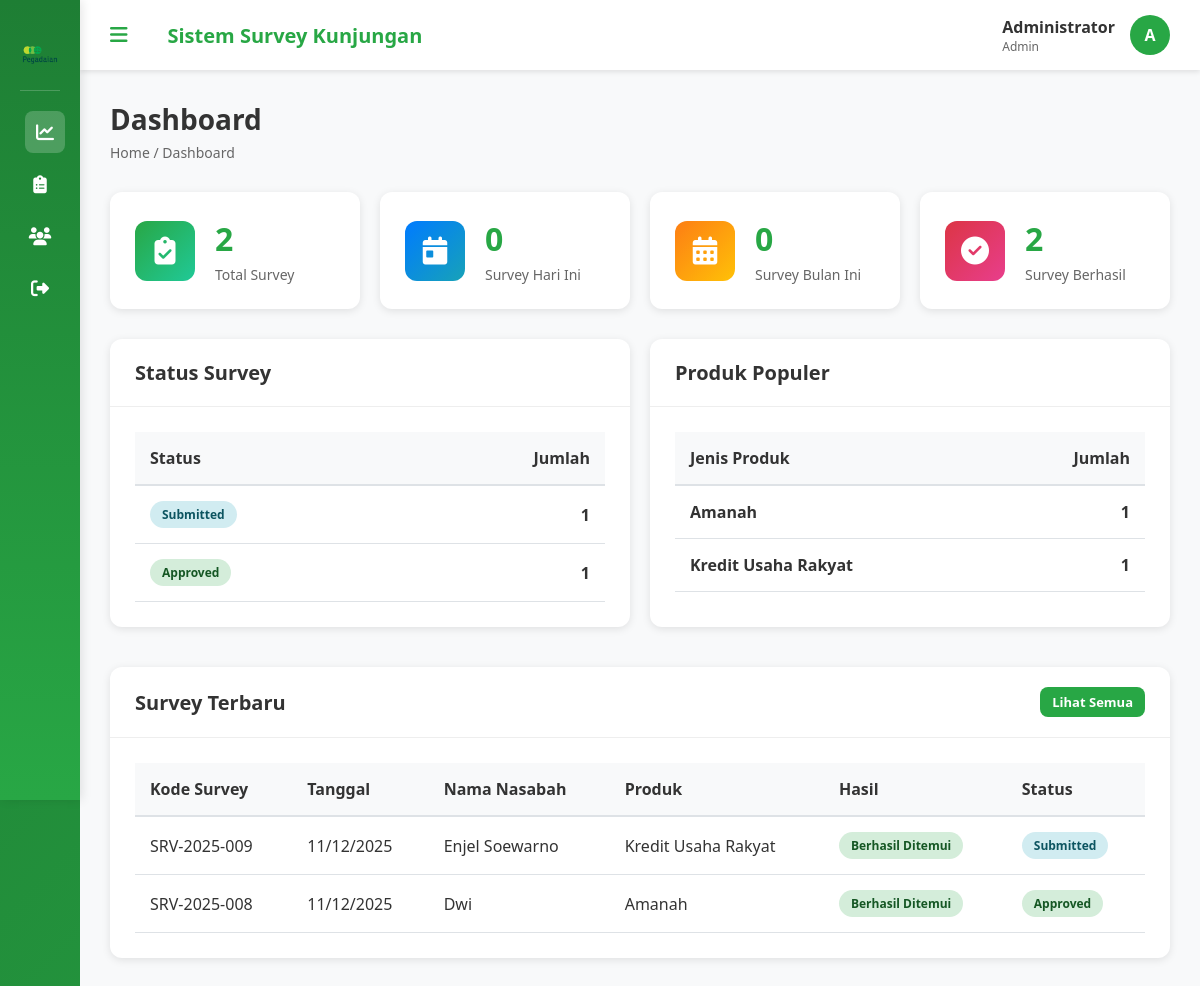
/dashboard.php (signed in), run on the app's committed database.
### tables this page shows
CREATE TABLE `survey_kunjungan` (
  `id` int(11) NOT NULL,
  `kode_survey` varchar(20) NOT NULL,
  `tanggal_kunjungan` date NOT NULL,
  `nama_nasabah` varchar(100) NOT NULL,
  `nik_nasabah` varchar(20) NOT NULL,
  `alamat_nasabah` text NOT NULL,
  `no_telepon` varchar(15) DEFAULT NULL,
  `jenis_produk` enum('Kupedes','Mulia Multimate','Kredit Usaha Rakyat','Arrum Ekspress Loan','Amanah','Krasida') NOT NULL,
  `nilai_transaksi` decimal(15,2) DEFAULT NULL,
  `tujuan_kunjungan` enum('Survey Awal','Follow Up','Penagihan','Verifikasi Data','Lainnya') NOT NULL,
  `hasil_kunjungan` enum('Berhasil Ditemui','Tidak Ada di Tempat','Pindah Alamat','Menolak','Proses Lanjut') NOT NULL,
  `catatan_surveyor` text DEFAULT NULL,
  `latitude` decimal(10,8) DEFAULT NULL,
  `longitude` decimal(11,8) DEFAULT NULL,
  `foto_bukti` varchar(255) DEFAULT NULL,
  `foto_ktp` varchar(255) DEFAULT NULL,
  `foto_dokumentasi` varchar(255) DEFAULT NULL,
  `status_survey` enum('Draft','Submitted','Approved','Rejected') DEFAULT 'Draft',
  `surveyor_id` int(11) DEFAULT NULL,
  `created_at` timestamp NOT NULL DEFAULT current_timestamp(),
  `updated_at` timestamp NOT NULL DEFAULT current_timestamp() ON UPDATE current_timestamp()
);

### dashboard.php (the view, shortened to what this page needs)
<?php
include 'includes/header.php';
$total_survey = $conn->query("SELECT COUNT(*) as total FROM survey_kunjungan")->fetch_assoc()['total'];
$survey_hari_ini = $conn->query("SELECT COUNT(*) as total FROM survey_kunjungan WHERE DATE(tanggal_kunjungan) = CURDATE()")->fetch_assoc()['total'];
$survey_bulan_ini = $conn->query("SELECT COUNT(*) as total FROM survey_kunjungan WHERE MONTH(tanggal_kunjungan) = MONTH(CURDATE()) AND YEAR(tanggal_kunjungan) = YEAR(CURDATE())")->fetch_assoc()['total'];
$survey_berhasil = $conn->query("SELECT COUNT(*) as total FROM survey_kunjungan WHERE hasil_kunjungan = 'Berhasil Ditemui'")->fetch_assoc()['total'];
$survey_terbaru = $conn->query("
    SELECT sk.*, u.nama_lengkap as nama_surveyor
    FROM survey_kunjungan sk
    LEFT JOIN users u ON sk.surveyor_id = u.id
    ORDER BY sk.created_at DESC
    LIMIT 5
");
$status_stats = $conn->query("
    SELECT status_survey, COUNT(*) as jumlah
    FROM survey_kunjungan
    GROUP BY status_survey
");
$produk_stats = $conn->query("
    SELECT jenis_produk, COUNT(*) as jumlah
    FROM survey_kunjungan
    GROUP BY jenis_produk
    ORDER BY jumlah DESC
    LIMIT 5
");
?>
<div class="page-header">
    <h1>Dashboard</h1>
    <p class="breadcrumb">Home / Dashboard</p>
</div>
<div class="stats-grid">
    <div class="stat-card">
        <div class="stat-icon green">
            <i class="fas fa-clipboard-check"></i>
        </div>
        <div class="stat-content">
            <h3><?php echo number_format($total_survey); ?></h3>
            <p>Total Survey</p>
        </div>
    </div>
    <div class="stat-card">
        <div class="stat-icon blue">
            <i class="fas fa-calendar-day"></i>
        </div>
        <div class="stat-content">
            <h3><?php echo number_format($survey_hari_ini); ?></h3>
            <p>Survey Hari Ini</p>
        </div>
    </div>
    <div class="stat-card">
        <div class="stat-icon orange">
            <i class="fas fa-calendar-alt"></i>
        </div>
        <div class="stat-content">
            <h3><?php echo number_format($survey_bulan_ini); ?></h3>
            <p>Survey Bulan Ini</p>
        </div>
    </div>
    <div class="stat-card">
        <div class="stat-icon red">
            <i class="fas fa-check-circle"></i>
        </div>
        <div class="stat-content">
            <h3><?php echo number_format($survey_berhasil); ?></h3>
            <p>Survey Berhasil</p>
        </div>
    </div>
</div>
<div style="display: grid; grid-template-columns: 1fr 1fr; gap: 20px; margin-bottom: 20px;">
    <div class="card">
        <div class="card-header">
            <h3>Status Survey</h3>
        </div>
        <div class="card-body">
            <table style="width: 100%;">
                <thead>
                    <tr>
                        <th>Status</th>
                        <th style="text-align: right;">Jumlah</th>
                    </tr>
                </thead>
                <tbody>
                    <?php while ($row = $status_stats->fetch_assoc()): ?>
                    <tr>
                        <td>
                            <?php
                            $badge_class = '';
                            switch($row['status_survey']) {
                                case 'Approved': $badge_class = 'badge-success'; break;
                                case 'Submitted': $badge_class = 'badge-info'; break;
                            }
                            ?>
                            <a href="survey.php?status=<?php echo urlencode($row['status_survey']); ?>"
                               class="badge <?php echo $badge_class; ?>" style="text-decoration: none;">
                                <?php echo $row['status_survey']; ?>
                            </a>
                        </td>
                        <td style="text-align: right; font-weight: 600;">
                            <?php echo $row['jumlah']; ?>
                        </td>
                    </tr>
                    <?php endwhile; ?>
                </tbody>
            </table>
        </div>
    </div>
    <div class="card">
        <div class="card-header">
            <h3>Produk Populer</h3>
        </div>
        <div class="card-body">
            <table style="width: 100%;">
                <thead>
                    <tr>
                        <th>Jenis Produk</th>
                        <th style="text-align: right;">Jumlah</th>
                    </tr>
                </thead>
                <tbody>
                    <?php while ($row = $produk_stats->fetch_assoc()): ?>
                    <tr>
                        <td>
                            <a href="survey.php?produk=<?php echo urlencode($row['jenis_produk']); ?>" style="text-decoration: none; font-weight: 600; color: #333;">
                                <?php echo $row['jenis_produk']; ?>
                            </a>
                        </td>
                        <td style="text-align: right; font-weight: 600;">
                            <?php echo $row['jumlah']; ?>
                        </td>
                    </tr>
                    <?php endwhile; ?>
                </tbody>
            </table>
        </div>
    </div>
</div>
<div class="card">
    <div class="card-header">
        <h3>Survey Terbaru</h3>
        <a href="survey.php" class="btn btn-success btn-sm">Lihat Semua</a>
    </div>
    <div class="card-body">
        <div class="table-responsive">
            <table>
                <thead>
                    <tr>
                        <th>Kode Survey</th>
                        <th>Tanggal</th>
                        <th>Nama Nasabah</th>
                        <th>Produk</th>
                        <th>Hasil</th>
                        <th>Status</th>
                    </tr>
                </thead>
                <tbody>
                    <?php if ($survey_terbaru->num_rows > 0): ?>
                        <?php while ($row = $survey_terbaru->fetch_assoc()): ?>
                        <tr>
                            <td><?php echo $row['kode_survey']; ?></td>
                            <td><?php echo date('d/m/Y', strtotime($row['tanggal_kunjungan'])); ?></td>
                            <td><?php echo $row['nama_nasabah']; ?></td>
                            <td><?php echo $row['jenis_produk']; ?></td>
                            <td>
                                <?php
                                $badge_class = '';
                                switch($row['hasil_kunjungan']) {
                                    case 'Berhasil Ditemui': $badge_class = 'badge-success'; break;
                                }
                                ?>
                                <a href="survey.php?hasil=<?php echo urlencode($row['hasil_kunjungan']); ?>"
                                   class="badge <?php echo $badge_class; ?>" style="text-decoration: none;">
                                    <?php echo $row['hasil_kunjungan']; ?>
                                </a>
                            </td>
                            <td>
                                <?php
                                $status_class = '';
                                switch($row['status_survey']) {
                                    case 'Approved': $status_class = 'badge-success'; break;
                                    case 'Submitted': $status_class = 'badge-info'; break;
                                }
                                ?>
                                <a href="survey.php?status=<?php echo urlencode($row['status_survey']); ?>"
                                   class="badge <?php echo $status_class; ?>" style="text-decoration: none;">
                                    <?php echo $row['status_survey']; ?>
                                </a>
                            </td>
                        </tr>
                        <?php endwhile; ?>
                    <?php endif; ?>
                </tbody>
            </table>
        </div>
    </div>
</div>
<?php include 'includes/footer.php'; ?>

### aseets/css/style.css (style rules this page uses)
* { margin: 0; padding: 0; box-sizing: border-box; }
body { font-family: 'Segoe UI', Tahoma, Geneva, Verdana, sans-serif; background: linear-gradient(135deg, #1e7e34 0%, #28a745 100%); min-height: 100vh; color: #333; }
.btn { padding: 12px 25px; border: none; border-radius: 8px; cursor: pointer; font-size: 15px; font-weight: 600; transition: all 0.3s; text-decoration: none; display: inline-block; }
.btn-success { background: #28a745; color: white; }
.btn-sm { padding: 6px 12px; font-size: 13px; }
.page-header { margin-bottom: 30px; }
.page-header h1 { color: #333; font-size: 28px; margin-bottom: 5px; }
.breadcrumb { color: #666; font-size: 14px; }
.stats-grid { display: grid; grid-template-columns: repeat(auto-fit, minmax(250px, 1fr)); gap: 20px; margin-bottom: 30px; }
.stat-card { background: white; padding: 25px; border-radius: 12px; box-shadow: 0 2px 8px rgba(0, 0, 0, 0.1); display: flex; align-items: center; gap: 20px; transition: transform 0.3s; }
.stat-icon { width: 60px; height: 60px; border-radius: 12px; display: flex; align-items: center; justify-content: center; font-size: 28px; }
.stat-icon.green { background: linear-gradient(135deg, #28a745, #20c997); color: white; }
.stat-icon.blue { background: linear-gradient(135deg, #007bff, #17a2b8); color: white; }
.stat-icon.orange { background: linear-gradient(135deg, #fd7e14, #ffc107); color: white; }
.stat-icon.red { background: linear-gradient(135deg, #dc3545, #e83e8c); color: white; }
.stat-content h3 { font-size: 32px; color: #28a745; margin-bottom: 5px; }
.stat-content p { color: #666; font-size: 14px; }
.card { background: white; border-radius: 12px; box-shadow: 0 2px 8px rgba(0, 0, 0, 0.1); margin-bottom: 20px; }
.card-header { padding: 20px 25px; border-bottom: 1px solid #eee; display: flex; justify-content: space-between; align-items: center; }
.card-header h3 { color: #333; font-size: 20px; }
.card-body { padding: 25px; }
.table-responsive { overflow-x: auto; }
table { width: 100%; border-collapse: collapse; }
table thead { background: #f8f9fa; }
table th { padding: 15px; text-align: left; font-weight: 600; color: #333; border-bottom: 2px solid #dee2e6; }
table td { padding: 15px; border-bottom: 1px solid #dee2e6; }
.badge { padding: 5px 12px; border-radius: 20px; font-size: 12px; font-weight: 600; display: inline-block; }
.badge-success { background: #d4edda; color: #155724; }
.badge-info { background: #d1ecf1; color: #0c5460; }

### data on the page
survey_kunjungan: kode_survey "SRV-2025-009", tanggal_kunjungan "11/12/2025", nama_nasabah "Enjel Soewarno", jenis_produk "Kredit Usaha Rakyat", hasil_kunjungan "Berhasil Ditemui", status_survey "Submitted"
survey_kunjungan: kode_survey "SRV-2025-008", tanggal_kunjungan "11/12/2025", nama_nasabah "Dwi", jenis_produk "Amanah", hasil_kunjungan "Berhasil Ditemui", status_survey "Approved"

### other printed values
$_SESSION['nama_lengkap'] "Administrator"
$_SESSION['role'] "Admin"
substr($_SESSION['nama_lengkap'], 0, 1) "A"
$total_survey "2"
$survey_hari_ini "0"
$survey_bulan_ini "0"
$survey_berhasil "2"
$row['status_survey'] "Submitted"
$row['jumlah'] "1"
$row['status_survey'] "Approved"
$row['jenis_produk'] "Amanah"
$row['jenis_produk'] "Kredit Usaha Rakyat"
